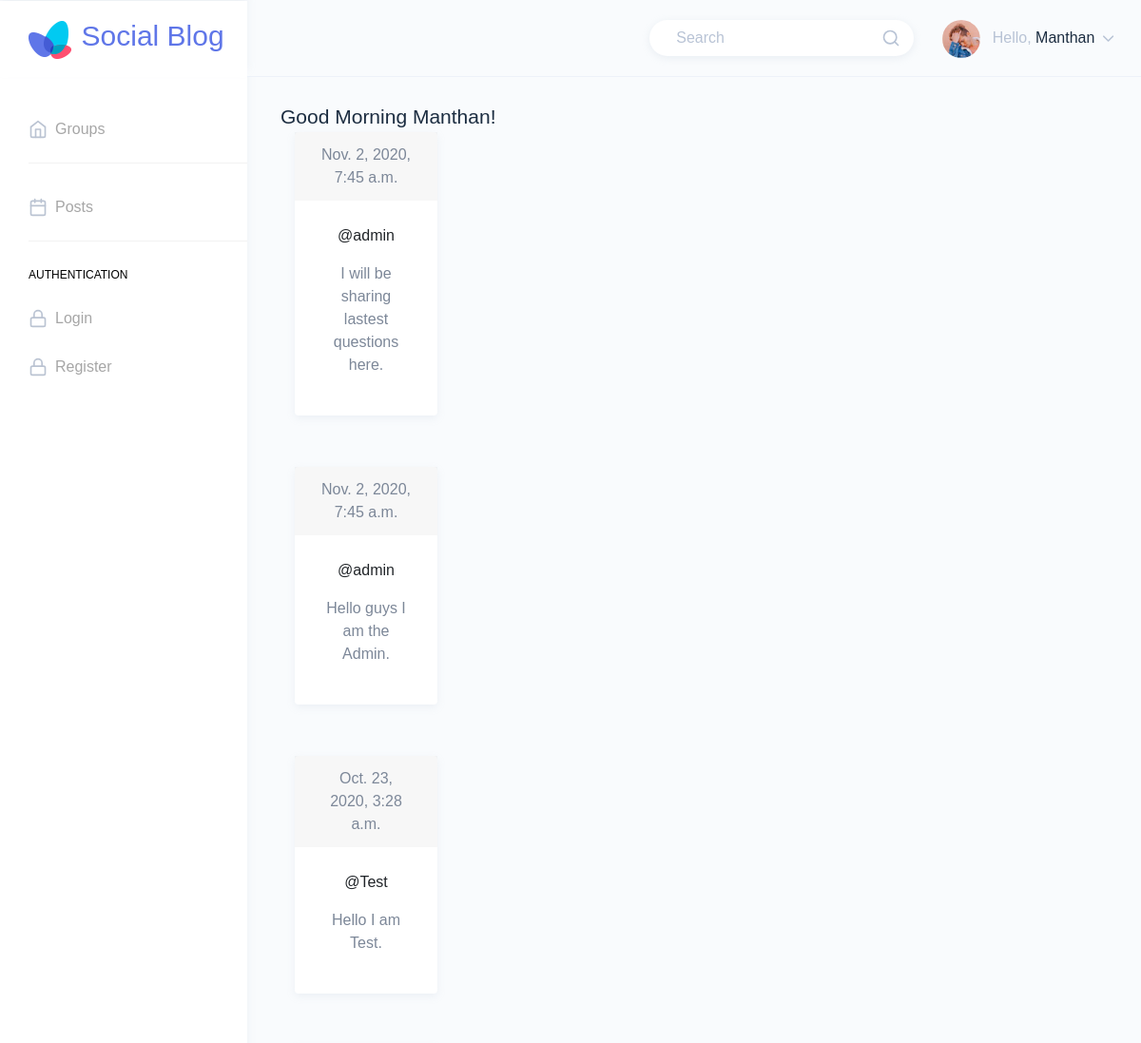
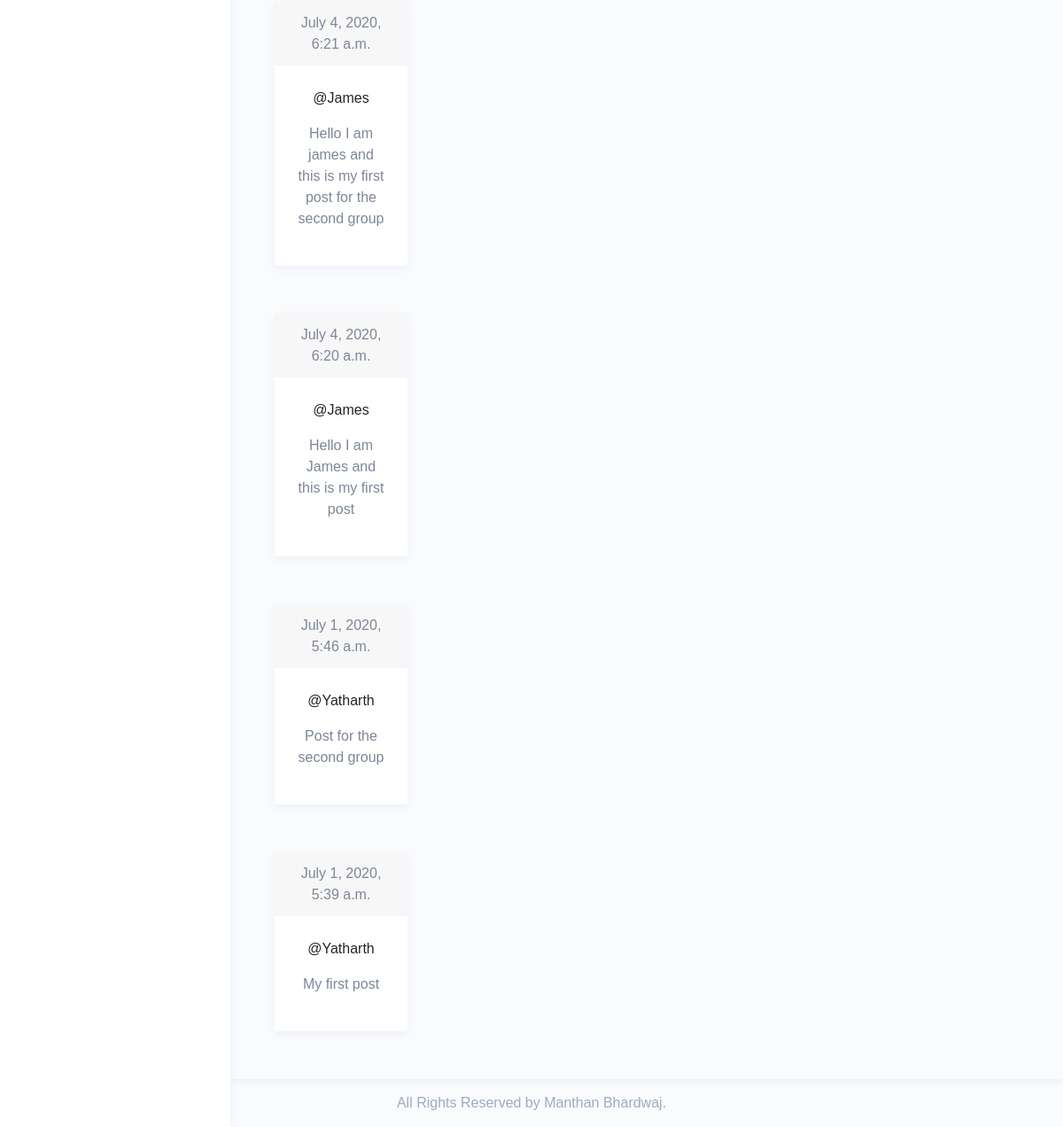
The page /posts/ (signed in) on the database its author committed (2 pictures, top to bottom).
### posts/models.py (models this page shows, shortened)
class Post(models.Model):
    user = models.ForeignKey(User, related_name='posts', on_delete=models.CASCADE)
    created_at = models.DateTimeField(auto_now=True)
    message = models.TextField()
    message_html = models.TextField(editable=False)
    group = models.ForeignKey(Group, related_name='posts', null=True, blank=True, on_delete=models.CASCADE)
    class Meta:
        ordering = ['-created_at']
        unique_together = ['user', 'message']

### posts/views.py (the view)
# urls.py: path('', views.PostList.as_view(), name='all'),
class PostList(SelectRelatedMixin, generic.ListView):
    model = models.Post
    select_related = ('user', 'group')

### posts/templates/posts/post_list.html (shortened to what this page needs)
{% extends 'posts/post_base.html' %}
{% block postcontent %}
    <div class="col-md-8">
        {% for post in post_list %}
            {% include 'posts/_post.html' %}
        {% endfor %}
    </div>
{% endblock %}

### templates/base.html (shortened to what this page needs)
{% load static %}
<!DOCTYPE html>
<html dir="ltr" lang="en">
<head>
    <link href={% static "groups/src/assets/extra-libs/c3/c3.min.css" %} rel="stylesheet">
    <link href={% static "groups/src/assets/extra-libs/jvector/jquery-jvectormap-2.0.2.css" %} rel="stylesheet"/>
    <link href={% static "groups/src/dist/css/style.min.css" %} rel="stylesheet">
</head>
<body>
<div id="main-wrapper" data-theme="light" data-layout="vertical" data-navbarbg="skin6" data-sidebartype="full"
     data-sidebar-position="fixed" data-header-position="fixed" data-boxed-layout="full">
    <header class="topbar" data-navbarbg="skin6">
        <nav class="navbar top-navbar navbar-expand-md">
            <div class="navbar-header" data-logobg="skin6">
                <div class="navbar-brand">
                    <a href={% static "groups/src/html/index.html" %}>
                        <b class="logo-icon">
                            <img src={% static "groups/src/assets/images/logo-icon.png" %}
                                         class="dark-logo"/>
                        </b>
                        <span class="logo-text">
                            <h2 class="dark-logo">Social Blog</h2>
                        </span>
                    </a>
                </div>
            </div>
            <div class="navbar-collapse collapse" id="navbarSupportedContent">
                <ul class="navbar-nav float-right">
                    <li class="nav-item d-none d-md-block">
                        <a class="nav-link" href="javascript:void(0)">
                            <form>
                                <div class="customize-input">
                                    <input class="form-control custom-shadow custom-radius border-0 bg-white"
                                           type="search" placeholder="Search" aria-label="Search">
                                    <i class="form-control-icon" data-feather="search"></i>
                                </div>
                            </form>
                        </a>
                    </li>
                    <li class="nav-item dropdown float-right">
                        {% if user.is_authenticated %}
                            <a class="nav-link dropdown-toggle" href="javascript:void(0)" data-toggle="dropdown"
                               aria-haspopup="true" aria-expanded="false">
                                <img src={% static "groups/src/assets/images/users/profile-pic.jpg" %} alt="user"
                                     class="rounded-circle"
                                     width="40">
                                <span class="ml-2 d-none d-lg-inline-block"><span>Hello,</span> <span
                                        class="text-dark">{{ user.username }}</span> <i data-feather="chevron-down"
                                                                                        class="svg-icon"></i></span>
                            </a>
                            </li>
                        {% endif %}
                </ul>
            </div>
        </nav>
    </header>
    <aside class="left-sidebar" data-sidebarbg="skin6">
        <div class="scroll-sidebar" data-sidebarbg="skin6">
            <nav class="sidebar-nav">
                <ul id="sidebarnav">
                    <li class="sidebar-item"><a class="sidebar-link sidebar-link"
                                                href="{% url 'groups:all' %}"
                                                aria-expanded="false"><i data-feather="home"
                                                                         class="feather-icon"></i><span
                            class="hide-menu">Groups
                    </span></a></li>
                    <li class="list-divider"></li>
                    <li class="sidebar-item"><a class="sidebar-link sidebar-link"
                                                href="{% url 'posts:create' %}"
                                                aria-expanded="false"><i data-feather="calendar"
                                                                         class="feather-icon"></i><span
                            class="hide-menu">Posts</span></a></li>
                    <li class="list-divider"></li>
                    <li class="nav-small-cap"><span class="hide-menu">Authentication</span></li>
                    <li class="sidebar-item"><a class="sidebar-link sidebar-link"
                                                href="{% url 'accounts:login' %}"
                                                aria-expanded="false"><i data-feather="lock"
                                                                         class="feather-icon"></i><span
                            class="hide-menu">Login
                                </span></a>
                    </li>
                    <li class="sidebar-item"><a class="sidebar-link sidebar-link"
                                                href="{% url 'accounts:signup' %}"
                                                aria-expanded="false"><i data-feather="lock"
                                                                         class="feather-icon"></i><span
                            class="hide-menu">Register
                                </span></a>
                    </li>
                </ul>
            </nav>
        </div>
    </aside>
    <div class="page-wrapper">
        <div class="page-breadcrumb">
            <div class="row">
                <div class="col-7 align-self-center">
                    {% if user.is_authenticated %}
                        <h3 class="page-title text-truncate text-dark font-weight-medium mb-1">Good
                            Morning {{ user.username }}!</h3>
                    {% else %}
                        <h3 class="page-title text-truncate text-dark font-weight-medium mb-1">Good Morning! Please
                            login</h3>
                    {% endif %}
                    {% block content %}
                    {% endblock %}
                </div>
            </div>
        </div>
    </div>
    <footer class="footer text-center text-muted">
        All Rights Reserved by Manthan Bhardwaj.</a>
    </footer>
</div>
</body>
</html>

### posts/templates/posts/_post.html (shortened to what this page needs)
<div class="card text-center w-50">
    <div class="card-header">
        <time class="time">
            {{ post.created_at }}
        </time>
    </div>
    <div class="card-body">
        <a class="card-title"
           href="{% url 'posts:for_user' username=post.user.username %}">@{{ post.user.username }}</a>
        <p class="card-text">{{ post.message_html|safe }}</p>
    </div>
</div>
<br>

### rows shown on the page
Post: created_at "Nov. 2, 2020, 7:45 a.m.", user.username "admin", message_html "I will be sharing lastest questions here."
Post: created_at "Nov. 2, 2020, 7:45 a.m.", user.username "admin", message_html "Hello guys I am the Admin."
Post: created_at "Oct. 23, 2020, 3:28 a.m.", user.username "Test", message_html "Hello I am Test."
Post: created_at "July 4, 2020, 6:21 a.m.", user.username "James", message_html "Hello I am james and this is my first post for the second group"
Post: created_at "July 4, 2020, 6:20 a.m.", user.username "James", message_html "Hello I am James and this is my first post"
Post: created_at "July 1, 2020, 5:46 a.m.", user.username "Yatharth", message_html "Post for the second group"
Post: created_at "July 1, 2020, 5:39 a.m.", user.username "Yatharth", message_html "My first post"

### other values the page prints
{{ user.username }} "Manthan"
